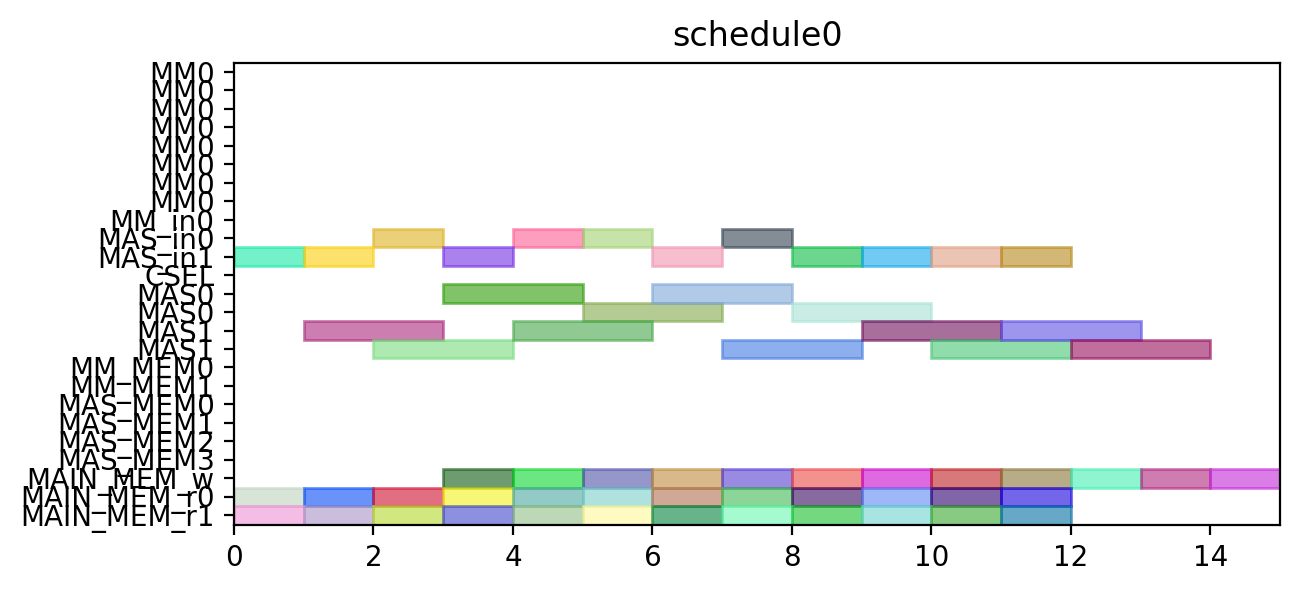

Write the Python code that produced this figure.
from pyschedule import Scenario, solvers, plotters, alt


def solve():
	horizon = 120
	S = Scenario("schedule0", horizon=horizon)

	# resource
	MM = S.Resources('MM', num=1, size=8)
	MM_in = S.Resources('MM_in', num=1)
	MAS_in = S.Resources('MAS_in', num=2)
	CSEL = S.Resource('CSEL')
	MAS = S.Resources('MAS', num=2, size=2, periods=range(1, horizon))
	MM_MEM = S.Resources('MM_MEM', num=2)
	MAS_MEM = S.Resources('MAS_MEM', num=4)
	MAIN_MEM_w = S.Resource('MAIN_MEM_w', size=1)
	MAIN_MEM_r = S.Resources('MAIN_MEM_r', num=2)

	# result of previous scheduling

	# new tasks
	c000 = S.Task('c000', length=2, delay_cost=1)
	c000 += alt(MAS)
	c000_in = S.Task('c000_in', length=1, delay_cost=1)
	c000_in += alt(MAS_in)
	S += c000_in*MAS_in[0]<=c000*MAS[0]

	S += c000_in*MAS_in[1]<=c000*MAS[1]

	S += 0<c000

	c000_w = S.Task('c000_w', length=1, delay_cost=1)
	c000_w += alt(MAIN_MEM_w)
	S += c000 <= c000_w

	c000_mem0 = S.Task('c000_mem0', length=1, delay_cost=1)
	c000_mem0 += MAIN_MEM_r[0]
	S += c000_mem0 <= c000

	c000_mem1 = S.Task('c000_mem1', length=1, delay_cost=1)
	c000_mem1 += MAIN_MEM_r[1]
	S += c000_mem1 <= c000

	c001 = S.Task('c001', length=2, delay_cost=1)
	c001 += alt(MAS)
	c001_in = S.Task('c001_in', length=1, delay_cost=1)
	c001_in += alt(MAS_in)
	S += c001_in*MAS_in[0]<=c001*MAS[0]

	S += c001_in*MAS_in[1]<=c001*MAS[1]

	S += 0<c001

	c001_w = S.Task('c001_w', length=1, delay_cost=1)
	c001_w += alt(MAIN_MEM_w)
	S += c001 <= c001_w

	c001_mem0 = S.Task('c001_mem0', length=1, delay_cost=1)
	c001_mem0 += MAIN_MEM_r[0]
	S += c001_mem0 <= c001

	c001_mem1 = S.Task('c001_mem1', length=1, delay_cost=1)
	c001_mem1 += MAIN_MEM_r[1]
	S += c001_mem1 <= c001

	c010 = S.Task('c010', length=2, delay_cost=1)
	c010 += alt(MAS)
	c010_in = S.Task('c010_in', length=1, delay_cost=1)
	c010_in += alt(MAS_in)
	S += c010_in*MAS_in[0]<=c010*MAS[0]

	S += c010_in*MAS_in[1]<=c010*MAS[1]

	S += 0<c010

	c010_w = S.Task('c010_w', length=1, delay_cost=1)
	c010_w += alt(MAIN_MEM_w)
	S += c010 <= c010_w

	c010_mem0 = S.Task('c010_mem0', length=1, delay_cost=1)
	c010_mem0 += MAIN_MEM_r[0]
	S += c010_mem0 <= c010

	c010_mem1 = S.Task('c010_mem1', length=1, delay_cost=1)
	c010_mem1 += MAIN_MEM_r[1]
	S += c010_mem1 <= c010

	c011 = S.Task('c011', length=2, delay_cost=1)
	c011 += alt(MAS)
	c011_in = S.Task('c011_in', length=1, delay_cost=1)
	c011_in += alt(MAS_in)
	S += c011_in*MAS_in[0]<=c011*MAS[0]

	S += c011_in*MAS_in[1]<=c011*MAS[1]

	S += 0<c011

	c011_w = S.Task('c011_w', length=1, delay_cost=1)
	c011_w += alt(MAIN_MEM_w)
	S += c011 <= c011_w

	c011_mem0 = S.Task('c011_mem0', length=1, delay_cost=1)
	c011_mem0 += MAIN_MEM_r[0]
	S += c011_mem0 <= c011

	c011_mem1 = S.Task('c011_mem1', length=1, delay_cost=1)
	c011_mem1 += MAIN_MEM_r[1]
	S += c011_mem1 <= c011

	c100 = S.Task('c100', length=2, delay_cost=1)
	c100 += alt(MAS)
	c100_in = S.Task('c100_in', length=1, delay_cost=1)
	c100_in += alt(MAS_in)
	S += c100_in*MAS_in[0]<=c100*MAS[0]

	S += c100_in*MAS_in[1]<=c100*MAS[1]

	S += 0<c100

	c100_w = S.Task('c100_w', length=1, delay_cost=1)
	c100_w += alt(MAIN_MEM_w)
	S += c100 <= c100_w

	c100_mem0 = S.Task('c100_mem0', length=1, delay_cost=1)
	c100_mem0 += MAIN_MEM_r[0]
	S += c100_mem0 <= c100

	c100_mem1 = S.Task('c100_mem1', length=1, delay_cost=1)
	c100_mem1 += MAIN_MEM_r[1]
	S += c100_mem1 <= c100

	c101 = S.Task('c101', length=2, delay_cost=1)
	c101 += alt(MAS)
	c101_in = S.Task('c101_in', length=1, delay_cost=1)
	c101_in += alt(MAS_in)
	S += c101_in*MAS_in[0]<=c101*MAS[0]

	S += c101_in*MAS_in[1]<=c101*MAS[1]

	S += 0<c101

	c101_w = S.Task('c101_w', length=1, delay_cost=1)
	c101_w += alt(MAIN_MEM_w)
	S += c101 <= c101_w

	c101_mem0 = S.Task('c101_mem0', length=1, delay_cost=1)
	c101_mem0 += MAIN_MEM_r[0]
	S += c101_mem0 <= c101

	c101_mem1 = S.Task('c101_mem1', length=1, delay_cost=1)
	c101_mem1 += MAIN_MEM_r[1]
	S += c101_mem1 <= c101

	c110 = S.Task('c110', length=2, delay_cost=1)
	c110 += alt(MAS)
	c110_in = S.Task('c110_in', length=1, delay_cost=1)
	c110_in += alt(MAS_in)
	S += c110_in*MAS_in[0]<=c110*MAS[0]

	S += c110_in*MAS_in[1]<=c110*MAS[1]

	S += 0<c110

	c110_w = S.Task('c110_w', length=1, delay_cost=1)
	c110_w += alt(MAIN_MEM_w)
	S += c110 <= c110_w

	c110_mem0 = S.Task('c110_mem0', length=1, delay_cost=1)
	c110_mem0 += MAIN_MEM_r[0]
	S += c110_mem0 <= c110

	c110_mem1 = S.Task('c110_mem1', length=1, delay_cost=1)
	c110_mem1 += MAIN_MEM_r[1]
	S += c110_mem1 <= c110

	c111 = S.Task('c111', length=2, delay_cost=1)
	c111 += alt(MAS)
	c111_in = S.Task('c111_in', length=1, delay_cost=1)
	c111_in += alt(MAS_in)
	S += c111_in*MAS_in[0]<=c111*MAS[0]

	S += c111_in*MAS_in[1]<=c111*MAS[1]

	S += 0<c111

	c111_w = S.Task('c111_w', length=1, delay_cost=1)
	c111_w += alt(MAIN_MEM_w)
	S += c111 <= c111_w

	c111_mem0 = S.Task('c111_mem0', length=1, delay_cost=1)
	c111_mem0 += MAIN_MEM_r[0]
	S += c111_mem0 <= c111

	c111_mem1 = S.Task('c111_mem1', length=1, delay_cost=1)
	c111_mem1 += MAIN_MEM_r[1]
	S += c111_mem1 <= c111

	c200 = S.Task('c200', length=2, delay_cost=1)
	c200 += alt(MAS)
	c200_in = S.Task('c200_in', length=1, delay_cost=1)
	c200_in += alt(MAS_in)
	S += c200_in*MAS_in[0]<=c200*MAS[0]

	S += c200_in*MAS_in[1]<=c200*MAS[1]

	S += 0<c200

	c200_w = S.Task('c200_w', length=1, delay_cost=1)
	c200_w += alt(MAIN_MEM_w)
	S += c200 <= c200_w

	c200_mem0 = S.Task('c200_mem0', length=1, delay_cost=1)
	c200_mem0 += MAIN_MEM_r[0]
	S += c200_mem0 <= c200

	c200_mem1 = S.Task('c200_mem1', length=1, delay_cost=1)
	c200_mem1 += MAIN_MEM_r[1]
	S += c200_mem1 <= c200

	c201 = S.Task('c201', length=2, delay_cost=1)
	c201 += alt(MAS)
	c201_in = S.Task('c201_in', length=1, delay_cost=1)
	c201_in += alt(MAS_in)
	S += c201_in*MAS_in[0]<=c201*MAS[0]

	S += c201_in*MAS_in[1]<=c201*MAS[1]

	S += 0<c201

	c201_w = S.Task('c201_w', length=1, delay_cost=1)
	c201_w += alt(MAIN_MEM_w)
	S += c201 <= c201_w

	c201_mem0 = S.Task('c201_mem0', length=1, delay_cost=1)
	c201_mem0 += MAIN_MEM_r[0]
	S += c201_mem0 <= c201

	c201_mem1 = S.Task('c201_mem1', length=1, delay_cost=1)
	c201_mem1 += MAIN_MEM_r[1]
	S += c201_mem1 <= c201

	c210 = S.Task('c210', length=2, delay_cost=1)
	c210 += alt(MAS)
	c210_in = S.Task('c210_in', length=1, delay_cost=1)
	c210_in += alt(MAS_in)
	S += c210_in*MAS_in[0]<=c210*MAS[0]

	S += c210_in*MAS_in[1]<=c210*MAS[1]

	S += 0<c210

	c210_w = S.Task('c210_w', length=1, delay_cost=1)
	c210_w += alt(MAIN_MEM_w)
	S += c210 <= c210_w

	c210_mem0 = S.Task('c210_mem0', length=1, delay_cost=1)
	c210_mem0 += MAIN_MEM_r[0]
	S += c210_mem0 <= c210

	c210_mem1 = S.Task('c210_mem1', length=1, delay_cost=1)
	c210_mem1 += MAIN_MEM_r[1]
	S += c210_mem1 <= c210

	c211 = S.Task('c211', length=2, delay_cost=1)
	c211 += alt(MAS)
	c211_in = S.Task('c211_in', length=1, delay_cost=1)
	c211_in += alt(MAS_in)
	S += c211_in*MAS_in[0]<=c211*MAS[0]

	S += c211_in*MAS_in[1]<=c211*MAS[1]

	S += 0<c211

	c211_w = S.Task('c211_w', length=1, delay_cost=1)
	c211_w += alt(MAIN_MEM_w)
	S += c211 <= c211_w

	c211_mem0 = S.Task('c211_mem0', length=1, delay_cost=1)
	c211_mem0 += MAIN_MEM_r[0]
	S += c211_mem0 <= c211

	c211_mem1 = S.Task('c211_mem1', length=1, delay_cost=1)
	c211_mem1 += MAIN_MEM_r[1]
	S += c211_mem1 <= c211

	solvers.mip.solve(S,msg=1,kind='CPLEX',ratio_gap=1.01)

	solution = [['hoge']*len(S.solution()[1]) for i in range(len(S.solution()))]
	for i in range(len(S.solution())):
		for j in range(len(S.solution()[i])):
			solution[i][j]=str(S.solution()[i][j])
	print(solution)

	cycles = int(solution[-1][3])

	pic_file_name = "/mnt/rose/usr1/fukuda/ABE/multiRAM_multiMAS_16mux/scheduling_result/stage8MM1_stage2MAS2/CONJ/schedule0.png"
	if(S.solution() != []):
		plotters.matplotlib.plot(S,img_filename=pic_file_name, show_task_labels=False, fig_size=(cycles*0.25+3, 3))

	return solution
